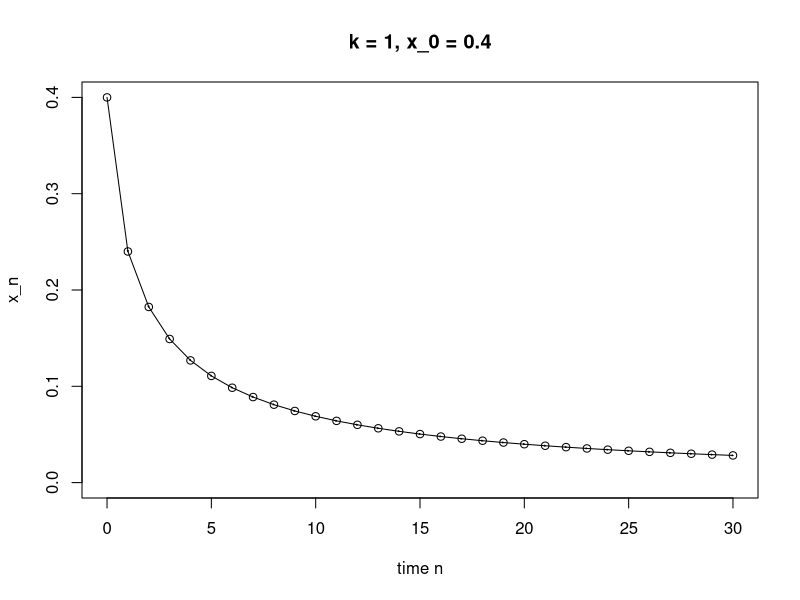
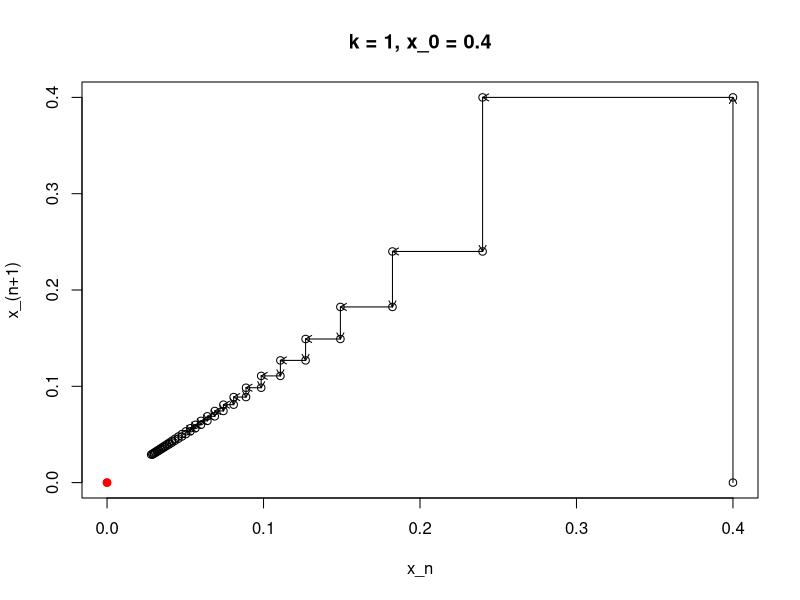
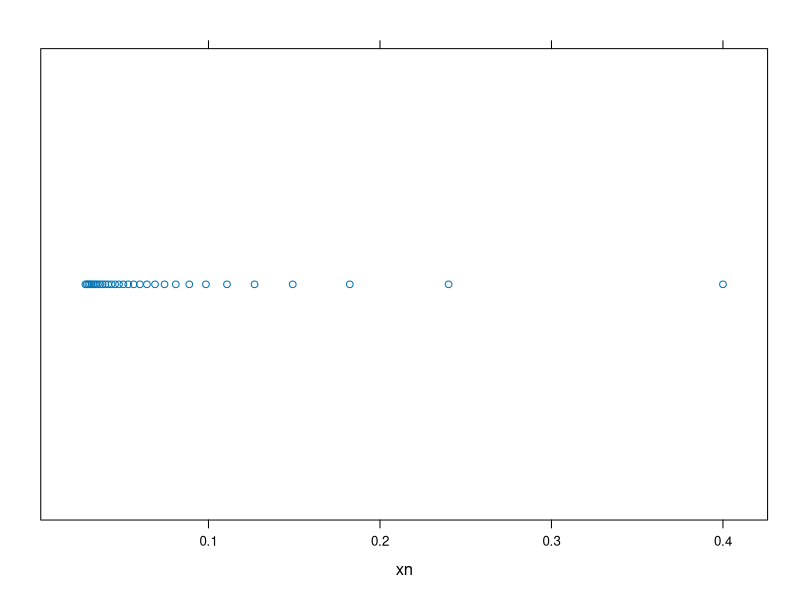
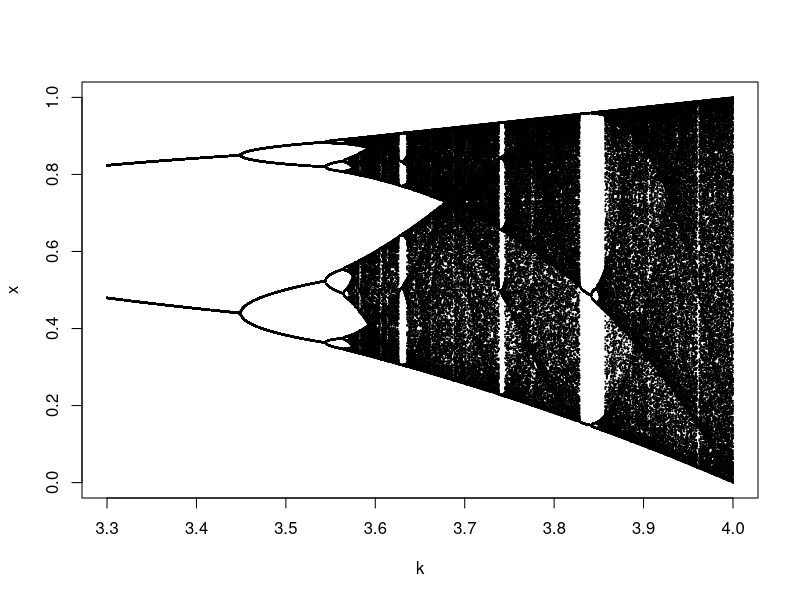

The R script that drew these images, in order:
library(lattice)
k <- 1
xn <- c(.4)
equil1 <- 0
equil2 <- 1 - 1/k

timeStop <- 30

for(t in 1:timeStop)
{
  xn <- c(xn, k*xn[t]*(1-xn[t]))
}
xn1 <-c()
for(t in 1:timeStop)
{
  xn1 <-c(xn1, xn[t], xn[t])
}
xn1 <- c(xn1, xn[length(xn)])

xn2 <- c(0)
for(t in 1:timeStop)
{
  xn2 <-c(xn2, xn[t], xn[t])
}

###plot x_n vs n

str = paste("k = ", k, ", ", "x_0 = ", xn[1], sep = "")
plot(x = 0:timeStop, y = xn, xlim = c(0, timeStop), ylim = c(0, max(xn)), 
     xlab = "time n", ylab = "x_n", main = str)

for(t in 1:timeStop)
{
  arrows(x0 = t-1, y0 = xn[t], x1 = t, y1 = xn[t+1], code = 2, length = 0.01)
}
# abline(h = equil1, col = "red", lwd = 2)
# abline(h = equil2, col = "red", lwd = 2)

###plot x_(n+1) vs x_n

plot(x = xn1, y = xn2, xlim = c(0, max(xn1)), ylim = c(0, max(xn2)), 
     xlab = "x_n", ylab = "x_(n+1)", main = str)
points(x = equil1, y = equil1, col = "red", pch = 19, cex = 1)
points(x = equil2, y = equil2, col = "red", pch = 19, cex = 1)

for(t in 1:timeStop)
{
  arrows(x0 = xn1[t], y0 = xn2[t], x1 = xn1[t+1], y1 = xn2[t+1], code = 2, length = 0.07)
}

###plot x_n on one-dimensional line

stripplot(xn)

### bifurcation diagram

r1 <- 3.3
r2 <- 4
r <- seq(from = r1, to = r2, by = (r2-r1)/799)
rPoints <- data.frame(num <- 1:300)

for(t in 1:length(r))
{
  x0 <- c(runif(1))
  for(z in 1:799)
  {
    x0 <- c(x0, r[t]*x0[z]*(1-x0[z]))
  }
  rPoints[paste(t)] <- x0[501:800]
}

rPoints <- rPoints[-c(1)]

plot(x = NULL, xlim = c(r[1], r[length(r)]), ylim = c(0,1), xlab = "k", ylab = "x")

for(t in 1:length(r))
{
  rTemp <- seq(r[t], r[t], length = 300)
  points(x = rTemp, rPoints[,t], cex = .001)
}

### lyapunov exponent

lyapunov <- 0
n <- 100
for(t in 1:n)
{
  lyapunov <- lyapunov + log(abs(k-2*k*xn[t]))/n
}
lyapunov